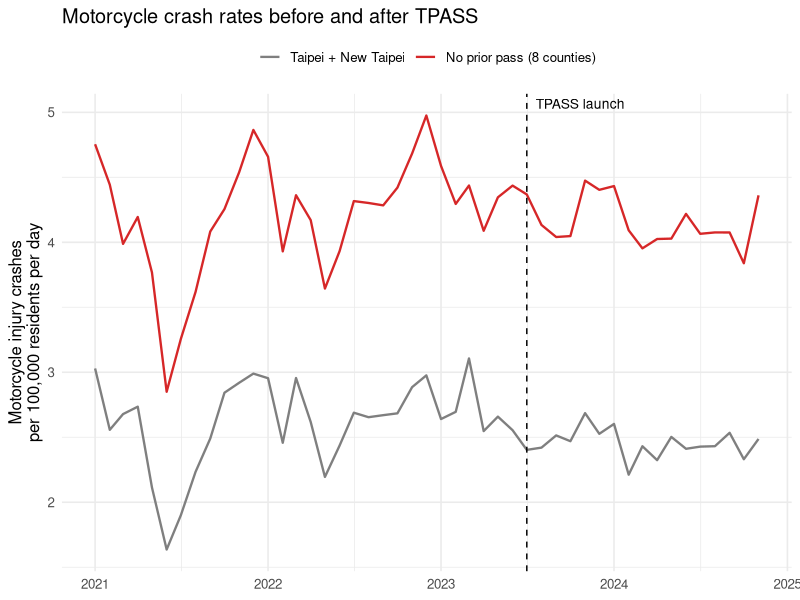
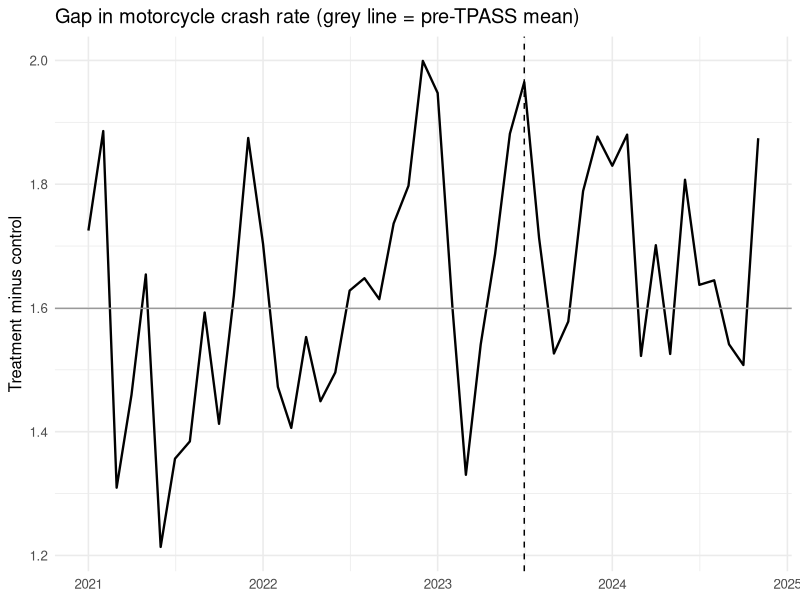
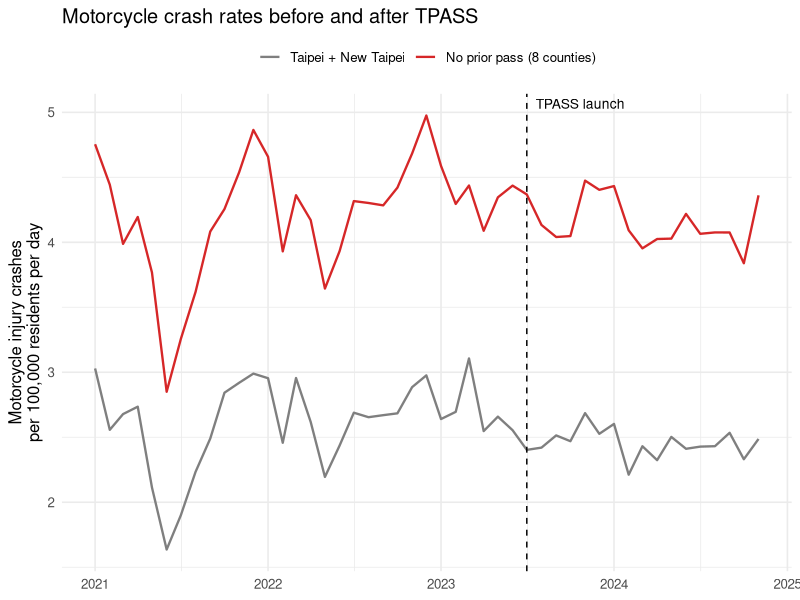
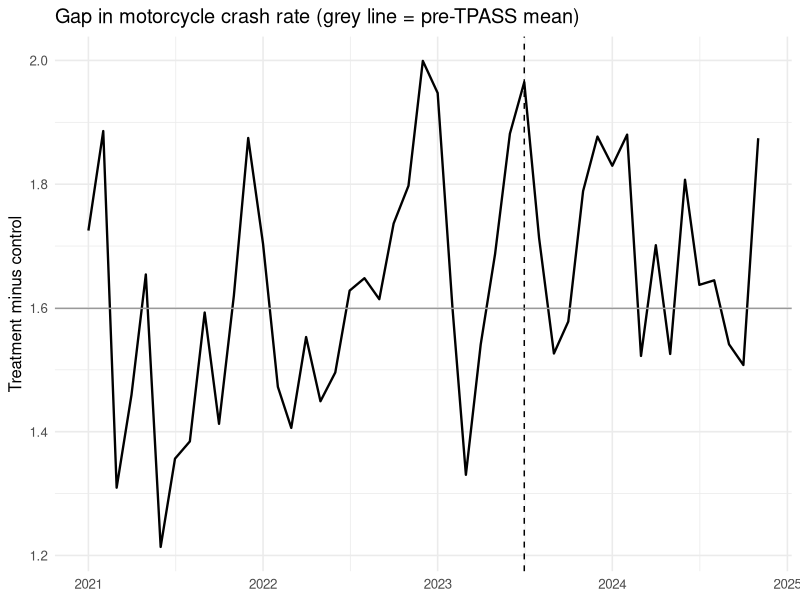

Write the R code that produced these figures, in order.
# ===========================================================
# DRAFT - reference only. Do not run as-is.
# Written before the raw data were downloaded: file paths and
# column names do not match data/raw/ yet. The final version
# will live in R/.
# ===========================================================

# 03_plot_trends.R
# Input : data/clean/panel_daily.csv
# Output: figures/fig1_trends.png, figures/fig1b_gap.png

library(tidyverse)

panel <- read_csv("data/clean/panel_daily.csv", show_col_types = FALSE)
tpass_start <- ymd("2023-07-01")

# Monthly mean daily rate per county, then average counties within group
monthly <- panel |>
  mutate(month = floor_date(date, "month")) |>
  group_by(group, county, month) |>
  summarise(rate = mean(moto_crash_rate), .groups = "drop") |>
  group_by(group, month) |>
  summarise(rate = mean(rate), .groups = "drop")

dir.create("figures", showWarnings = FALSE)

# Fig 1: both groups over time
p1 <- ggplot(monthly, aes(month, rate, colour = group)) +
  geom_line(linewidth = 0.8) +
  geom_vline(xintercept = tpass_start, linetype = "dashed") +
  annotate("text", x = tpass_start, y = Inf, label = "TPASS launch",
           hjust = -0.1, vjust = 1.5, size = 3.5) +
  scale_colour_manual(values = c(control = "#7f7f7f", treatment = "#d62728"),
                      labels = c(control = "Taipei + New Taipei",
                                 treatment = "No prior pass (8 counties)")) +
  labs(x = NULL, y = "Motorcycle injury crashes\nper 100,000 residents per day",
       colour = NULL,
       title = "Motorcycle crash rates before and after TPASS") +
  theme_minimal(base_size = 12) +
  theme(legend.position = "top")

ggsave("figures/fig1_trends.png", p1, width = 8, height = 4.5, dpi = 300)

# Fig 1b: gap between groups (should be flat before July 2023)
gap <- monthly |>
  pivot_wider(names_from = group, values_from = rate) |>
  mutate(gap = treatment - control)

p2 <- ggplot(gap, aes(month, gap)) +
  geom_line(linewidth = 0.8) +
  geom_vline(xintercept = tpass_start, linetype = "dashed") +
  geom_hline(yintercept = mean(gap$gap[gap$month < tpass_start]),
             colour = "grey60") +
  labs(x = NULL, y = "Treatment minus control",
       title = "Gap in motorcycle crash rate (grey line = pre-TPASS mean)") +
  theme_minimal(base_size = 12)

ggsave("figures/fig1b_gap.png", p2, width = 8, height = 4, dpi = 300)

p1
p2
